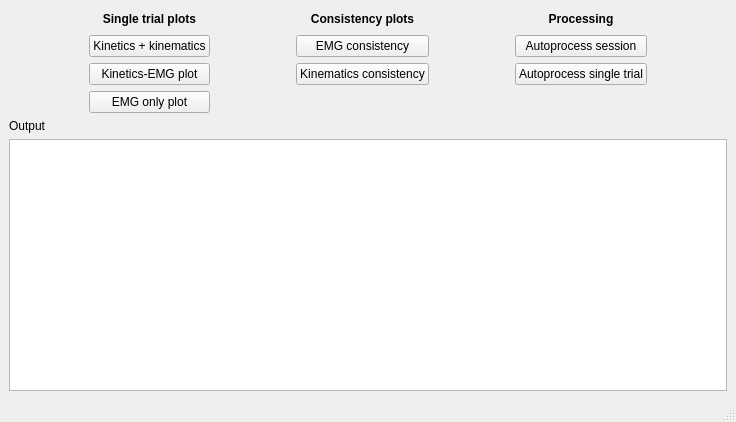
<?xml version="1.0" encoding="UTF-8"?>
<ui version="4.0">
 <class>MainWindow</class>
 <widget class="QMainWindow" name="MainWindow">
  <property name="geometry">
   <rect>
    <x>0</x>
    <y>0</y>
    <width>736</width>
    <height>422</height>
   </rect>
  </property>
  <property name="windowTitle">
   <string>MainWindow</string>
  </property>
  <widget class="QWidget" name="centralwidget">
   <layout class="QVBoxLayout" name="verticalLayout">
    <item>
     <layout class="QGridLayout" name="gridLayout">
      <item row="0" column="0">
       <spacer name="horizontalSpacer_3">
        <property name="orientation">
         <enum>Qt::Horizontal</enum>
        </property>
        <property name="sizeHint" stdset="0">
         <size>
          <width>40</width>
          <height>20</height>
         </size>
        </property>
       </spacer>
      </item>
      <item row="2" column="1">
       <widget class="QPushButton" name="btnKinEMG">
        <property name="text">
         <string>Kinetics-EMG plot</string>
        </property>
       </widget>
      </item>
      <item row="3" column="1">
       <widget class="QPushButton" name="btnEMG">
        <property name="text">
         <string>EMG only plot</string>
        </property>
       </widget>
      </item>
      <item row="0" column="3">
       <widget class="QLabel" name="label_2">
        <property name="font">
         <font>
          <weight>75</weight>
          <bold>true</bold>
         </font>
        </property>
        <property name="text">
         <string>Consistency plots</string>
        </property>
        <property name="alignment">
         <set>Qt::AlignCenter</set>
        </property>
       </widget>
      </item>
      <item row="2" column="4">
       <spacer name="horizontalSpacer_2">
        <property name="orientation">
         <enum>Qt::Horizontal</enum>
        </property>
        <property name="sizeHint" stdset="0">
         <size>
          <width>40</width>
          <height>20</height>
         </size>
        </property>
       </spacer>
      </item>
      <item row="2" column="2">
       <spacer name="horizontalSpacer">
        <property name="orientation">
         <enum>Qt::Horizontal</enum>
        </property>
        <property name="sizeHint" stdset="0">
         <size>
          <width>40</width>
          <height>20</height>
         </size>
        </property>
       </spacer>
      </item>
      <item row="0" column="1">
       <widget class="QLabel" name="label">
        <property name="font">
         <font>
          <weight>75</weight>
          <bold>true</bold>
         </font>
        </property>
        <property name="text">
         <string>Single trial plots</string>
        </property>
        <property name="alignment">
         <set>Qt::AlignCenter</set>
        </property>
       </widget>
      </item>
      <item row="0" column="5">
       <widget class="QLabel" name="label_3">
        <property name="font">
         <font>
          <weight>75</weight>
          <bold>true</bold>
         </font>
        </property>
        <property name="text">
         <string>Processing</string>
        </property>
        <property name="alignment">
         <set>Qt::AlignCenter</set>
        </property>
       </widget>
      </item>
      <item row="0" column="6">
       <spacer name="horizontalSpacer_4">
        <property name="orientation">
         <enum>Qt::Horizontal</enum>
        </property>
        <property name="sizeHint" stdset="0">
         <size>
          <width>40</width>
          <height>20</height>
         </size>
        </property>
       </spacer>
      </item>
      <item row="1" column="1">
       <widget class="QPushButton" name="btnKinall">
        <property name="text">
         <string>Kinetics + kinematics</string>
        </property>
       </widget>
      </item>
      <item row="1" column="3">
       <widget class="QPushButton" name="btnEMGCons">
        <property name="text">
         <string>EMG consistency</string>
        </property>
       </widget>
      </item>
      <item row="2" column="3">
       <widget class="QPushButton" name="btnKinCons">
        <property name="text">
         <string>Kinematics consistency</string>
        </property>
       </widget>
      </item>
      <item row="1" column="5">
       <widget class="QPushButton" name="btnAutoprocSession">
        <property name="text">
         <string>Autoprocess session</string>
        </property>
       </widget>
      </item>
      <item row="2" column="5">
       <widget class="QPushButton" name="btnAutoprocTrial">
        <property name="text">
         <string>Autoprocess single trial</string>
        </property>
       </widget>
      </item>
     </layout>
    </item>
    <item>
     <widget class="QLabel" name="label_4">
      <property name="text">
       <string>Output</string>
      </property>
     </widget>
    </item>
    <item>
     <widget class="QPlainTextEdit" name="txtOutput"/>
    </item>
   </layout>
  </widget>
  <widget class="QMenuBar" name="menubar">
   <property name="geometry">
    <rect>
     <x>0</x>
     <y>0</y>
     <width>736</width>
     <height>25</height>
    </rect>
   </property>
  </widget>
  <widget class="QStatusBar" name="statusbar"/>
 </widget>
 <resources/>
 <connections/>
</ui>
